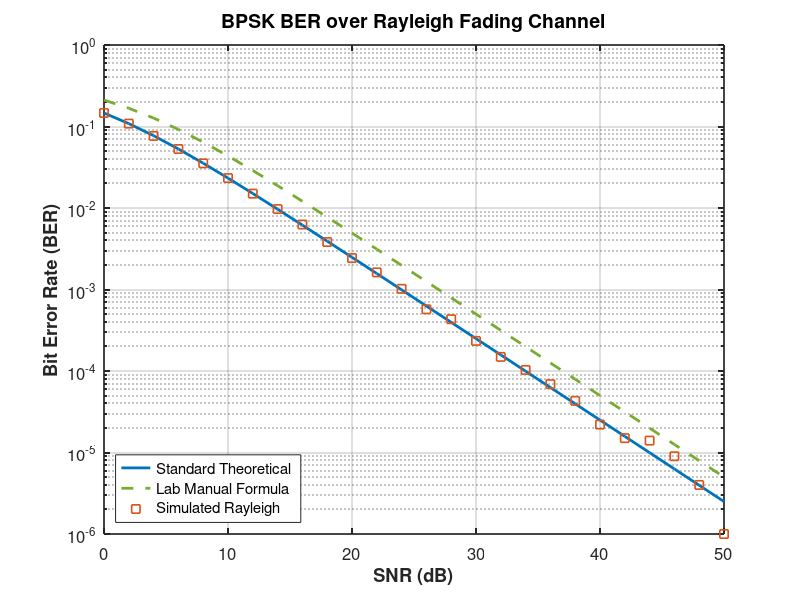

Here is the MATLAB script that generated this plot: (Note: this script raises an error after producing the figure.)
%% Experiment 3: BER performance over a Rayleigh fading wireless channel with BPSK
% Aim: Simulate BER performance over a Rayleigh fading wireless channel with BPSK transmission for SNR: 0 to 50 dB.
% Author: Prathamesh Fuke (TE258)
% Date: May 2026

clear; close all; clc;

%% 1. Parameters
SNR_dB = 0:2:50;
SNR_lin = 10.^(SNR_dB / 10);
N_bits = 1e6;

%% 2. Theoretical Formulas
% Standard Rayleigh BPSK: Pb = 0.5 * (1 - sqrt(SNR/(1+SNR)))
BER_theo_standard = 0.5 * (1 - sqrt(SNR_lin ./ (1 + SNR_lin)));

% Formula provided in Lab Manual text: 0.5 * (1 - (SNR/(2+SNR))^0.5)
BER_lab_manual = 0.5 * (1 - (SNR_lin ./ (2 + SNR_lin)).^0.5);

%% 3. Simulation
BER_sim = zeros(1, length(SNR_dB));
fprintf('Simulating BPSK over Rayleigh Fading...\n');

for i = 1:length(SNR_dB)
    data = randi([0 1], 1, N_bits);
    tx = 2*data - 1;
    
    % Rayleigh Channel Coefficient (complex Gaussian)
    h = (randn(1, N_bits) + 1i*randn(1, N_bits)) / sqrt(2);
    
    % AWGN Noise
    n = (randn(1, N_bits) + 1i*randn(1, N_bits)) * sqrt(1 / (2 * SNR_lin(i)));
    
    % Received Signal
    rx = h .* tx + n;
    
    % Equalization (Zero Forcing / Phase Compensation)
    rx_eq = rx ./ h;
    
    decoded = real(rx_eq) > 0;
    BER_sim(i) = sum(data ~= decoded) / N_bits;
end

%% 4. Plotting
figure('Name', 'Exp 3: Rayleigh Fading', 'NumberTitle', 'off', 'Color', 'w');

% Plot Theoreticals
semilogy(SNR_dB, BER_theo_standard, 'Color', [0, 0.45, 0.74], 'LineWidth', 2, 'LineStyle', '-'); hold on;
semilogy(SNR_dB, BER_lab_manual, 'Color', [0.47, 0.67, 0.19], 'LineWidth', 2, 'LineStyle', '--');

% Plot Simulated
semilogy(SNR_dB, BER_sim, 's', 'MarkerSize', 6, ...
    'MarkerEdgeColor', [0.85, 0.33, 0.1], ...
    'MarkerFaceColor', 'none', 'LineWidth', 1.2);

grid on;
set(gca, 'FontSize', 12, 'LineWidth', 1.2);
xlabel('SNR (dB)', 'FontWeight', 'bold'); 
ylabel('Bit Error Rate (BER)', 'FontWeight', 'bold');
title('BPSK BER over Rayleigh Fading Channel', 'FontSize', 14);
legend('Standard Theoretical', 'Lab Manual Formula', 'Simulated Rayleigh', 'Location', 'southwest');
axis([0 50 1e-6 1]);
sgtitle('Cellular Networks Lab - Exp 3', 'FontSize', 16, 'FontWeight', 'bold');
